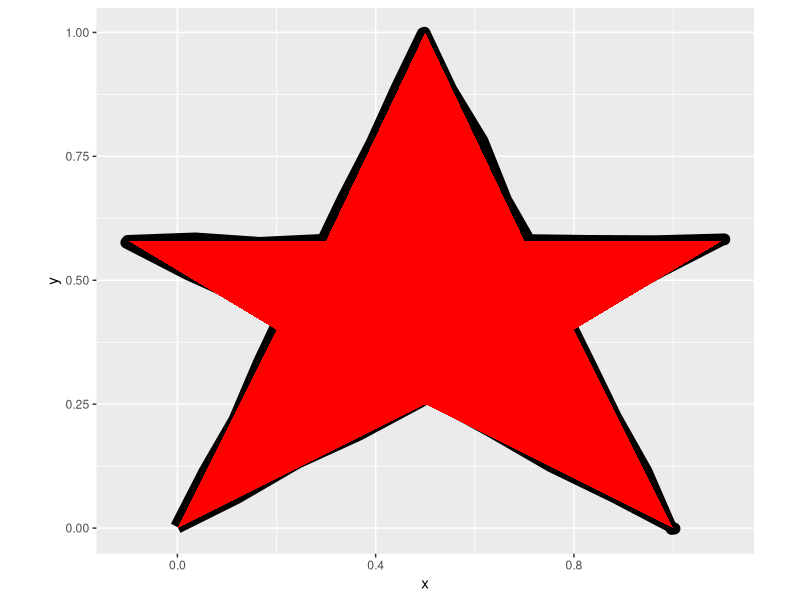
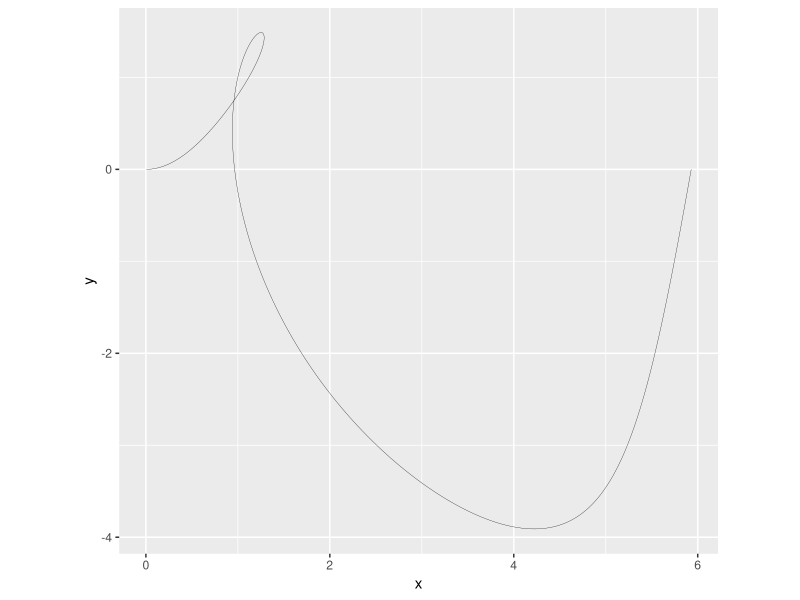

These figures' R source, in order:
library(tidyverse)

jit = 10
outline_star <- tibble(x = c(seq(0,.5,length = jit),
                     seq(.5,1,length = jit),
                     seq(1,-.1, length = jit),
                     seq(-.1,1.1, length = jit),
                     seq(1.1,0, length = jit)),
               y = c(seq(0,1, length = jit),
                     seq(1,0, length = jit),
                     seq(0,.58, length = jit),
                     rep(.58, jit),
                     seq(.58,0, length = jit))
)

solid_star <- tibble(x = c(seq(0,.2,length = jit),
                           seq(.2,-.1, length = jit),
                           seq(-.1,.3, length = jit),
                           seq(.3,.5, length = jit),
                           seq(.5,.7, length = jit),
                           seq(.7,1.1, length = jit),
                           seq(1.1,.8, length = jit),
                           seq(.8,1, length = jit),
                           seq(1,.5, length = jit),
                           seq(.5,.0, length = jit)),
                     y = c(seq(0,.4, length = jit),
                           seq(.4, .58, length = jit),
                           rep(.58, jit),
                           seq(.58,1, length = jit),
                           seq(1,.58, length = jit),
                           rep(.58,jit),
                           seq(.58,.4, length = jit),
                           seq(.4,0, length = jit),
                           seq(0,.25, length = jit),
                           seq(.25,0, length = jit)))

outline_star |>
  ggplot(aes(x,y))+
  geom_path(position = position_jitter(width = .005, height = .005), color =  "black", size = 4)+
  geom_polygon(data = solid_star,fill="red")+
  coord_equal()

n = 1000
R = seq(0,5, length = n)
r = seq(0,3, length = n)
d = seq(0,5, length = n)

theta <- seq(0, 2*pi, length = n)

test_df <- tibble(x = (R-r)*cos(theta) +d*(cos(((R-r)/r)*cos(theta))),
                  y =(R-r)*sin(theta) +d*(sin(((R-r)/r)*sin(theta))))



test_df|>
  ggplot(aes(x,y))+
  geom_path(size = .1)+
  coord_equal()
